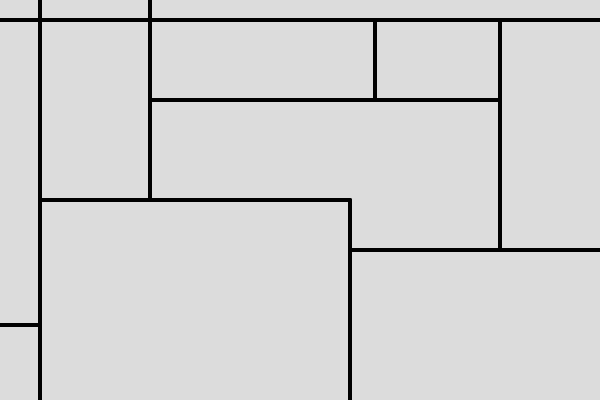
Frame 1 (no input)
Frame 60 (no input): identical to frame 1, image omitted
Frame 120 (the mouse pressed at the canvas centre since frame 60): identical to frame 1, image omitted

The p5.js sketch that drew this single still picture (run headless with seeded random() and noise() and a simulated clock; from frame 60 on, the mouse is pressed at the canvas centre):

// p5.js sketch
// ── sketch.js
function setup() {
  createCanvas(600, 400);
}

function draw() {
  background(220);
  strokeWeight(4);
  line(0, 20, 600, 20);
  line(40, 0, 40, 400);
  line(150, 0, 150, 200);
  line(40, 200, 350, 200);
  line(350, 200, 350, 400);
  line(350, 250, 600, 250);
  line(500, 20, 500, 250);
  line(150, 100, 500, 100);
  line(0, 325, 40, 325);
  line(375, 20, 375, 100);
}
